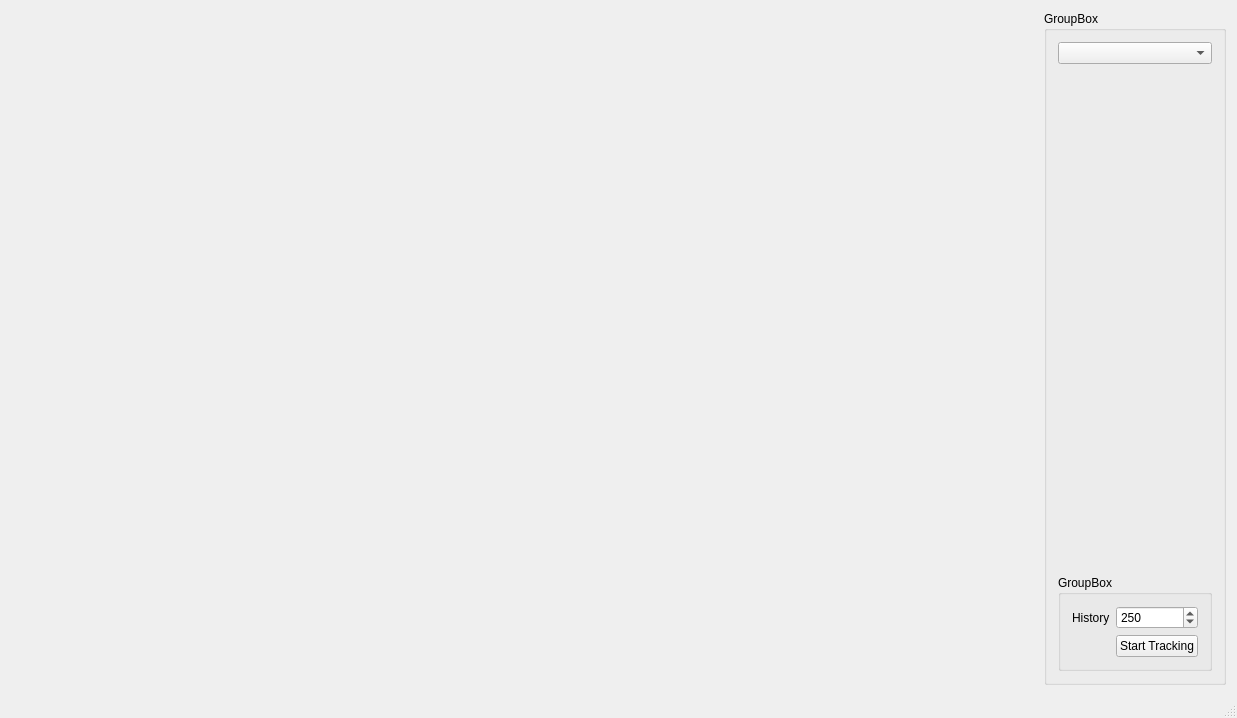
<?xml version="1.0" encoding="UTF-8"?>
<ui version="4.0">
 <class>KinectMouseWindowClass</class>
 <widget class="QMainWindow" name="KinectMouseWindowClass">
  <property name="geometry">
   <rect>
    <x>0</x>
    <y>0</y>
    <width>1237</width>
    <height>718</height>
   </rect>
  </property>
  <property name="windowTitle">
   <string>KinectMouseWindow</string>
  </property>
  <widget class="QWidget" name="centralWidget">
   <layout class="QHBoxLayout" name="horizontalLayout">
    <property name="sizeConstraint">
     <enum>QLayout::SetDefaultConstraint</enum>
    </property>
    <item>
     <widget class="QLabel" name="image">
      <property name="sizePolicy">
       <sizepolicy hsizetype="Preferred" vsizetype="Preferred">
        <horstretch>0</horstretch>
        <verstretch>0</verstretch>
       </sizepolicy>
      </property>
      <property name="minimumSize">
       <size>
        <width>960</width>
        <height>540</height>
       </size>
      </property>
      <property name="text">
       <string/>
      </property>
     </widget>
    </item>
    <item>
     <widget class="QGroupBox" name="groupBox">
      <property name="sizePolicy">
       <sizepolicy hsizetype="Fixed" vsizetype="Minimum">
        <horstretch>0</horstretch>
        <verstretch>0</verstretch>
       </sizepolicy>
      </property>
      <property name="title">
       <string>GroupBox</string>
      </property>
      <property name="alignment">
       <set>Qt::AlignLeading|Qt::AlignLeft|Qt::AlignTop</set>
      </property>
      <layout class="QVBoxLayout" name="verticalLayout">
       <property name="sizeConstraint">
        <enum>QLayout::SetDefaultConstraint</enum>
       </property>
       <item>
        <widget class="QComboBox" name="filterBox"/>
       </item>
       <item>
        <spacer name="verticalSpacer">
         <property name="orientation">
          <enum>Qt::Vertical</enum>
         </property>
         <property name="sizeHint" stdset="0">
          <size>
           <width>20</width>
           <height>40</height>
          </size>
         </property>
        </spacer>
       </item>
       <item>
        <widget class="QGroupBox" name="groupBox_2">
         <property name="title">
          <string>GroupBox</string>
         </property>
         <layout class="QGridLayout" name="gridLayout">
          <item row="1" column="1">
           <widget class="QPushButton" name="pbStart">
            <property name="text">
             <string>Start Tracking</string>
            </property>
            <property name="checkable">
             <bool>true</bool>
            </property>
           </widget>
          </item>
          <item row="0" column="1">
           <widget class="QSpinBox" name="sbHistory">
            <property name="minimum">
             <number>1</number>
            </property>
            <property name="maximum">
             <number>2500</number>
            </property>
            <property name="value">
             <number>250</number>
            </property>
           </widget>
          </item>
          <item row="0" column="0">
           <widget class="QLabel" name="label">
            <property name="text">
             <string>History</string>
            </property>
           </widget>
          </item>
         </layout>
        </widget>
       </item>
      </layout>
     </widget>
    </item>
   </layout>
  </widget>
  <widget class="QStatusBar" name="statusBar"/>
 </widget>
 <layoutdefault spacing="6" margin="11"/>
 <resources>
  <include location="kinectmousewindow.qrc"/>
 </resources>
 <connections/>
</ui>
